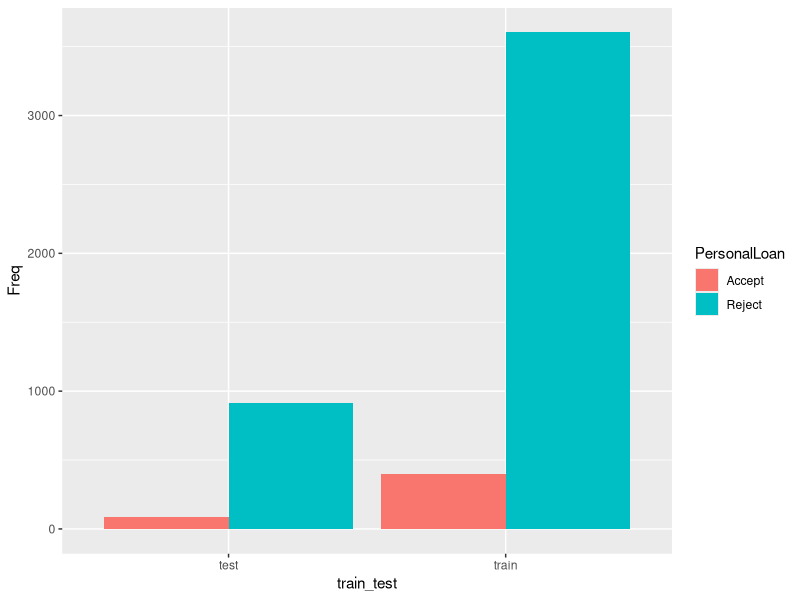
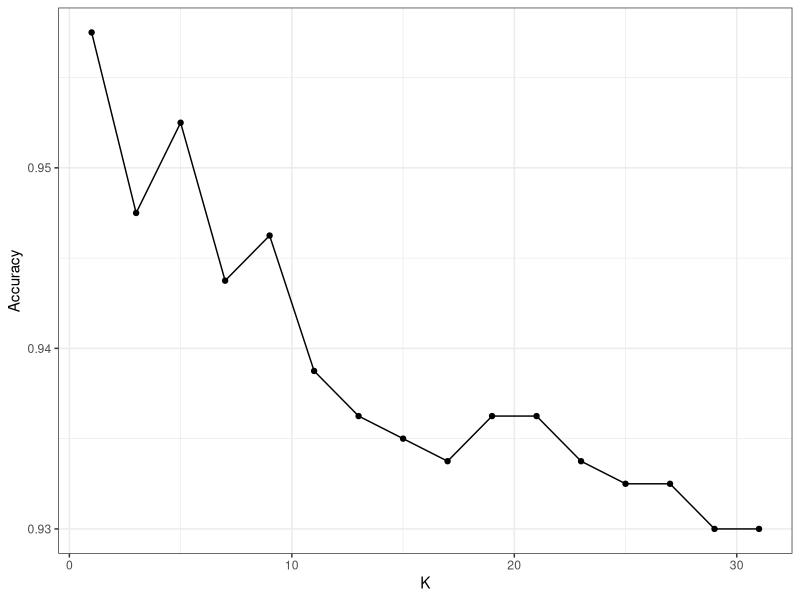
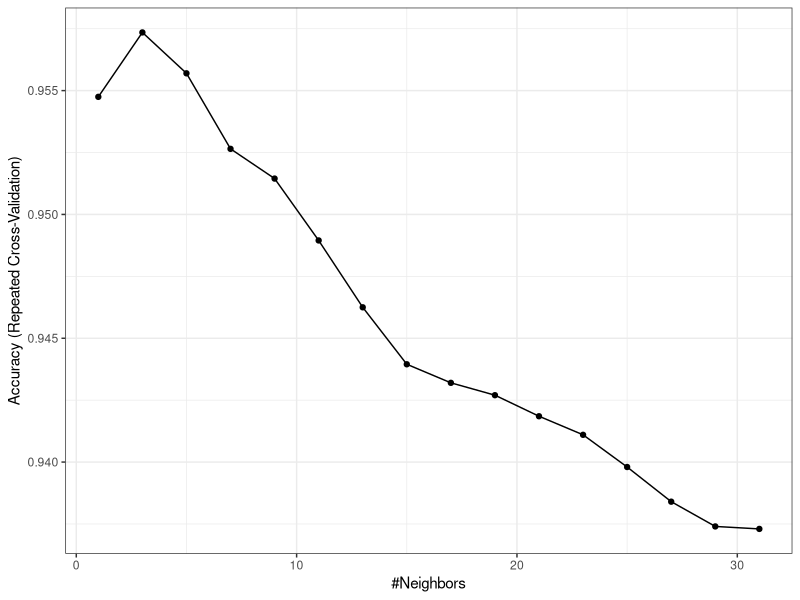

These charts were generated, in order, by the following R code:
## ---- chunk 1
# 사용할 패키지 추가
library(dplyr)
library(ggplot2)
library(class)
library(caret)
## ---- chunk 2
#데이터 파일 불러오기
CB <- read.csv("CommonBank.csv")
str(CB)

# ID와 ZIP.code는 feature에서 제외.
CB <- CB[,c(-1,-5)]

# target variable인 PersonalLoan을 첫번째 열로 배치
CB <- CB %>% relocate(PersonalLoan)
str(CB)

# target variable을 factor 형식으로 변환 및 라벨링
CB$PersonalLoan <- factor(CB$PersonalLoan, levels = c(1,0), labels = c("Accept", "Reject"))

# z-score normalization 함수 정의
z_normalize <- function(x) {
 return ((x - mean(x)) / sd(x))
}

# 독립변수 scaling
CB_n <- as.data.frame(lapply(CB[2:12], z_normalize))
str(CB_n)

# train set과 test set의 데이터 할당.
CB_train <- CB_n[1:4000, ]
CB_test <- CB_n[4001:5000, ]

# train set과 test set의 종속변수 값 할당.
CB_train_labels <- CB[1:4000, 1]
CB_test_labels <- CB[4001:5000, 1]


# train set의 target variable 분포
table(CB_train_labels)

# test set의 target variable 분포
table(CB_test_labels)

# table을 datafrmae 형식으로 변환
df1 <- data.frame(table(CB_train_labels))
df2 <- data.frame(table(CB_test_labels))

# 열이름을 맞춘 후 행방향으로 합침
colnames(df1)[1] <- "PersonalLoan"
colnames(df2)[1] <- "PersonalLoan"
df_tv <- rbind(df1, df2)

# train set과 test set을 나누는 factor 요소 추가
train_test <- factor(c("train", "train", "test", "test"))
df_tv$train_test <- train_test
str(df_tv)

# 막대 그래프로 시각화
p1 <- ggplot(df_tv, aes(x= train_test, y=Freq, fill = PersonalLoan)) + geom_bar(stat = "identity", position = "dodge")
p1

## ---- chunk 3

# k를 7로 knn 진행
CB_test_pred <- knn(train = CB_train, test = CB_test, cl = CB_train_labels, k=7)

# 결과 분석
confusionMatrix(CB_test_pred, CB_test_labels)
## ---- chunk 4
# train set과 validation set의 데이터 할당.
CB_train <- CB_n[1:3200, ]
CB_valid <- CB_n[3201:4000, ]

# train set과 validation set의 종속변수 값 할당.
CB_train_labels <- CB[1:3200, 1]
CB_valid_labels <- CB[3201:4000, 1]

# vector 변수 지정
K = vector()
Accuracy = vector()

# k에 따른 모델의 Accuracy를 측정한 후 그 결과 값을 dataframe에 추가
for(i in seq(1, 31, by=2)){
  CB_test_pred <- knn(train = CB_train, test = CB_valid, cl = CB_train_labels, k=i)
  model_pred <- confusionMatrix(CB_test_pred, CB_valid_labels)
  K <- append(K, i)
  Accuracy <- append(Accuracy, model_pred$overall[1])
  df_Accuracy <- data.frame(K, Accuracy)
}
df_Accuracy

# k에 따른 모델의 Accuracy 변화 그래프로 시각화
p3 <- ggplot(df_Accuracy, aes(x=K, y=Accuracy)) + geom_line() + geom_point() + theme_bw()
p3
## ---- chunk 5
# z-normalized를 하기 전 데이터로 train set과 test set 분할
CB_train <- CB[1:4000, ]
CB_test <- CB[4001:5000, ]

# scaling 방식 변수 할당
z_normalized <- c("center", "scale")

# 5-fold cross validation 5회 반복 변수 할당
cv <- trainControl(method="repeatedcv", number = 5, repeats = 5)

# k의 값 변화를 변수 지정
tune_grid <- expand.grid(k = seq(1, 31, 2))

# 모델 train 이후 validation set을 이용한 k 값에 따른 모델 성능 검증 및 파악
knn_fit <- train(data=CB_train, PersonalLoan~., method="knn", trControl = cv, preProcess = z_normalized, tuneGrid = tune_grid)
knn_fit

# k에 따른 Accuracy 변화 그래프로 시각화
ggplot(knn_fit) + theme_bw()

# best k값으로 만들어진 최종 모델로 test set 적용시, 모델의 성능
test_pred <- predict(knn_fit, CB_test[,-1]) 
confusionMatrix(test_pred, CB_test_labels, positive = "Accept")
## ---- chunk 6
knitr::opts_chunk$set(echo = TRUE)
